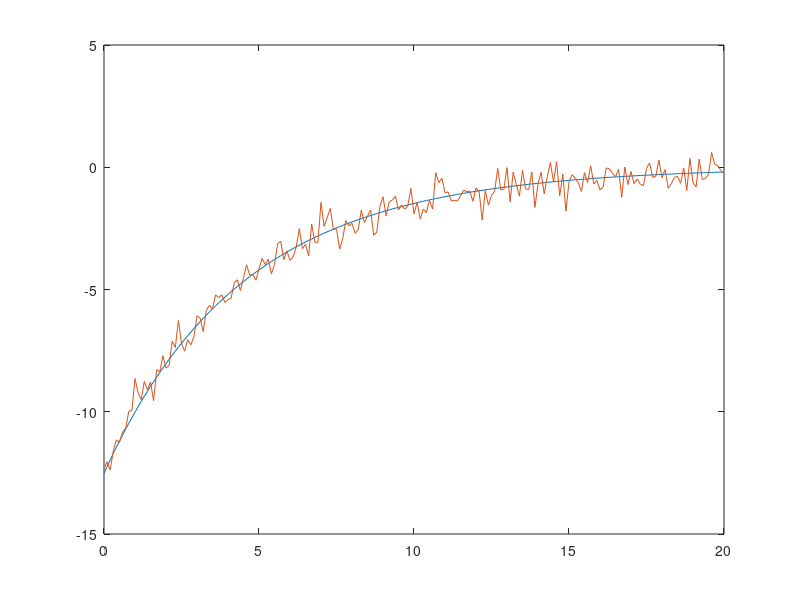

Here is the MATLAB script that generated this plot:
function gammaspectromne213()

dest_dir = 'C:\Temp\Oscop data\';
dest_file=[dest_dir,'rawdata.mat'];

G_size=1;
N_size=1;
t=0 : 0.1 : 20;


G_domain=18+randn(G_size,1)*4;
G= -1*G_domain*(exp( -(3.714+t) /5.578) + exp( -(3.714+t)/3.482) -0.017*exp( -(3.714+t)/11.52));
G_noise = awgn(G,20,'measured'); % Add white Gaussian noise. 
plot(t,G,t,G_noise) % Plot both signals.

%hold on

N_domain=9.32+randn(N_size,1)*4;
N_noise= -1*N_domain*(exp( -(3.544+t) /4.317) + exp(-(3.544+t)/3.537) - 0.017*exp(-(3.544+t)/38.14));
%N_noise = awgn(N,10,'measured'); % Add white Gaussian noise. 
%plot(t,N,t,N_noise) % Plot both signals.

for i = 1:G_size
    sig{i,1}='G';
    sig{i,2}=[zeros(100,1);G_noise(i,:)';zeros(100,1)];
end

for i = 1:N_size
    sig{G_size+i,1}='N';
    sig{G_size+i,2}=[zeros(100,1);N_noise(i,:)';zeros(100,1)];
end


save(dest_file, 'sig')

end